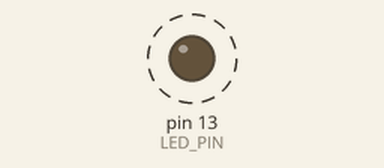
This sketch was run on a simulated Arduino Uno, built with avr-gcc and run on an emulated ATmega328P. Shown: output pins drawn as LEDs (lit = HIGH). Dashed ring = blinking.

Above: at 0.5 s.
Timing chart, 0 to 4.6 s (numbered marks = the images above):
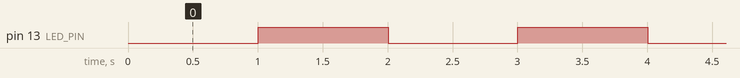

The sketch:

blink_no_delay.ino
```cpp
#define LED_PIN 13

bool on = false;

void setup() {
    // put your setup code here, to run once:
    pinMode(LED_PIN, OUTPUT);
}

void toggle() {
    if (on) {
        digitalWrite(LED_PIN, LOW);
    } else {
        digitalWrite(LED_PIN, HIGH);
    }

    on = !on;
}

void loop() {
    // put your main code here, to run repeatedly:
    static unsigned long prevMillis = 0;
    unsigned long currMillis = millis();
    if (currMillis - prevMillis > 1000) {
        prevMillis = currMillis;
        toggle();
    }
}
```

Measured:
- by itself, pin 13 (LED_PIN): alternates HIGH for 1.0 s and LOW for 1.0 s
